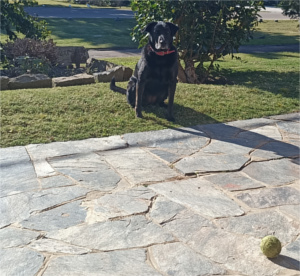
#> input picture tp2/image_sources/dog2ss.jpg, 300 x 276 px
$ python deltas_values.py
#> lines starting #> are read from the running program, lines starting #| are printed output that depends on the picture
import cv2
import numpy as np
import matplotlib.pyplot as plt

image_a = cv2.imread('image_sources/dog2ss.jpg', cv2.IMREAD_GRAYSCALE)
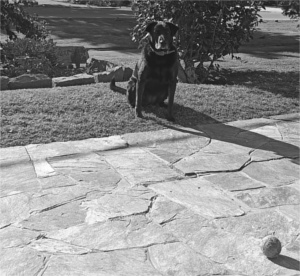
#> image_a: shape (276, 300); min 21, max 255, mean 141.2
image_b = cv2.imread('image_sources/dog1ss.jpg', cv2.IMREAD_GRAYSCALE)
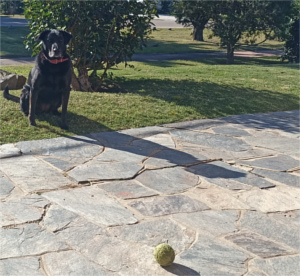
#> input picture tp2/image_sources/dog1ss.jpg, 300 x 276 px
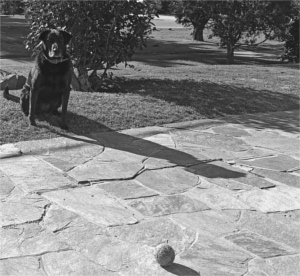
#> image_b: shape (276, 300); min 23, max 253, mean 134

dft_a = np.fft.fft2(image_a)
I_a = np.fft.fftshift(dft_a)

dft_b = np.fft.fft2(image_b)
dft_shifted_b = np.fft.fftshift(dft_b)
I_b = np.conjugate(dft_shifted_b)

Ruv = I_a * I_b / np.abs(I_a * I_b)
ruv = np.real(np.fft.ifft2(Ruv))

delta_center = (0, 0)
delta_value = 0

for i in range(len(ruv)):
    for j in range(len(ruv[0])):
        # Busca el centro de la delta
        if ruv[i][j] > delta_value:
            delta_center = (i, j)
            delta_value = ruv[i][j]
#> after the loop, delta_center = (268, 106); delta_value = 0.272

print(delta_center)
#| (268, 106)

# Representación visual de la delta
plt.figure(figsize=(12, 6))
plt.subplot(121), plt.imshow(ruv, cmap='gist_gray')
plt.title('r(u,v)'), plt.xticks([]), plt.yticks([])

plt.show()
